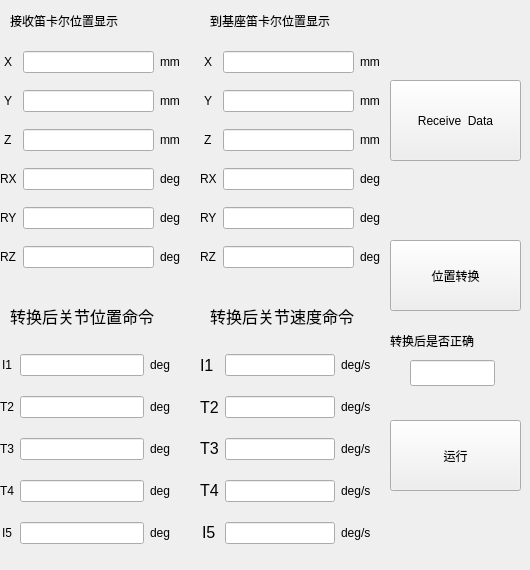
    <widget class="QWidget" name="tab_6">
     <attribute name="title">
      <string>接收数据</string>
     </attribute>
     <widget class="QWidget" name="gridLayoutWidget_11">
      <property name="geometry">
       <rect>
        <x>0</x>
        <y>40</y>
        <width>181</width>
        <height>241</height>
       </rect>
      </property>
      <layout class="QGridLayout" name="gridLayout_9">
       <item row="2" column="1">
        <widget class="QLineEdit" name="lineEdit_40">
         <property name="toolTip">
          <string>&lt;html&gt;&lt;head/&gt;&lt;body&gt;&lt;p&gt;-360~360度&lt;/p&gt;&lt;/body&gt;&lt;/html&gt;</string>
         </property>
         <property name="alignment">
          <set>Qt::AlignCenter</set>
         </property>
        </widget>
       </item>
       <item row="1" column="0" alignment="Qt::AlignHCenter|Qt::AlignVCenter">
        <widget class="QLabel" name="label_87">
         <property name="text">
          <string>Y</string>
         </property>
        </widget>
       </item>
       <item row="2" column="0" alignment="Qt::AlignHCenter|Qt::AlignVCenter">
        <widget class="QLabel" name="label_88">
         <property name="text">
          <string>Z</string>
         </property>
        </widget>
       </item>
       <item row="0" column="0" alignment="Qt::AlignHCenter|Qt::AlignVCenter">
        <widget class="QLabel" name="label_89">
         <property name="text">
          <string>X</string>
         </property>
        </widget>
       </item>
       <item row="3" column="1">
        <widget class="QLineEdit" name="lineEdit_41">
         <property name="toolTip">
          <string>&lt;html&gt;&lt;head/&gt;&lt;body&gt;&lt;p&gt;-360~360度&lt;/p&gt;&lt;/body&gt;&lt;/html&gt;</string>
         </property>
         <property name="alignment">
          <set>Qt::AlignCenter</set>
         </property>
        </widget>
       </item>
       <item row="3" column="2" alignment="Qt::AlignHCenter|Qt::AlignVCenter">
        <widget class="QLabel" name="label_90">
         <property name="text">
          <string>deg</string>
         </property>
        </widget>
       </item>
       <item row="5" column="0" alignment="Qt::AlignHCenter|Qt::AlignVCenter">
        <widget class="QLabel" name="label_91">
         <property name="text">
          <string>RZ</string>
         </property>
        </widget>
       </item>
       <item row="0" column="1">
        <widget class="QLineEdit" name="lineEdit_38">
         <property name="toolTip">
          <string>&lt;html&gt;&lt;head/&gt;&lt;body&gt;&lt;p&gt;-360~360度&lt;/p&gt;&lt;/body&gt;&lt;/html&gt;</string>
         </property>
         <property name="alignment">
          <set>Qt::AlignCenter</set>
         </property>
        </widget>
       </item>
       <item row="2" column="2" alignment="Qt::AlignHCenter|Qt::AlignVCenter">
        <widget class="QLabel" name="label_92">
         <property name="text">
          <string>mm</string>
         </property>
        </widget>
       </item>
       <item row="5" column="2" alignment="Qt::AlignHCenter|Qt::AlignVCenter">
        <widget class="QLabel" name="label_93">
         <property name="text">
          <string>deg</string>
         </property>
        </widget>
       </item>
       <item row="4" column="2" alignment="Qt::AlignHCenter|Qt::AlignVCenter">
        <widget class="QLabel" name="label_94">
         <property name="text">
          <string>deg</string>
         </property>
        </widget>
       </item>
       <item row="5" column="1">
        <widget class="QLineEdit" name="lineEdit_43">
         <property name="toolTip">
          <string>&lt;html&gt;&lt;head/&gt;&lt;body&gt;&lt;p&gt;-360~360度&lt;/p&gt;&lt;/body&gt;&lt;/html&gt;</string>
         </property>
         <property name="alignment">
          <set>Qt::AlignCenter</set>
         </property>
        </widget>
       </item>
       <item row="1" column="2" alignment="Qt::AlignHCenter|Qt::AlignVCenter">
        <widget class="QLabel" name="label_95">
         <property name="text">
          <string>mm</string>
         </property>
        </widget>
       </item>
       <item row="0" column="2" alignment="Qt::AlignHCenter|Qt::AlignVCenter">
        <widget class="QLabel" name="label_96">
         <property name="text">
          <string>mm</string>
         </property>
        </widget>
       </item>
       <item row="4" column="1">
        <widget class="QLineEdit" name="lineEdit_42">
         <property name="toolTip">
          <string>&lt;html&gt;&lt;head/&gt;&lt;body&gt;&lt;p&gt;-360~360度&lt;/p&gt;&lt;/body&gt;&lt;/html&gt;</string>
         </property>
         <property name="alignment">
          <set>Qt::AlignCenter</set>
         </property>
        </widget>
       </item>
       <item row="3" column="0" alignment="Qt::AlignHCenter|Qt::AlignVCenter">
        <widget class="QLabel" name="label_97">
         <property name="text">
          <string>RX</string>
         </property>
        </widget>
       </item>
       <item row="4" column="0" alignment="Qt::AlignHCenter|Qt::AlignVCenter">
        <widget class="QLabel" name="label_98">
         <property name="text">
          <string>RY</string>
         </property>
        </widget>
       </item>
       <item row="1" column="1">
        <widget class="QLineEdit" name="lineEdit_39">
         <property name="toolTip">
          <string>&lt;html&gt;&lt;head/&gt;&lt;body&gt;&lt;p&gt;-360~360度&lt;/p&gt;&lt;/body&gt;&lt;/html&gt;</string>
         </property>
         <property name="alignment">
          <set>Qt::AlignCenter</set>
         </property>
        </widget>
       </item>
      </layout>
     </widget>
     <widget class="QLabel" name="label_3">
      <property name="geometry">
       <rect>
        <x>10</x>
        <y>10</y>
        <width>151</width>
        <height>21</height>
       </rect>
      </property>
      <property name="text">
       <string>接收笛卡尔位置显示</string>
      </property>
     </widget>
     <widget class="QWidget" name="gridLayoutWidget_13">
      <property name="geometry">
       <rect>
        <x>200</x>
        <y>40</y>
        <width>181</width>
        <height>241</height>
       </rect>
      </property>
      <layout class="QGridLayout" name="gridLayout_11">
       <item row="2" column="1">
        <widget class="QLineEdit" name="lineEdit_52">
         <property name="toolTip">
          <string>&lt;html&gt;&lt;head/&gt;&lt;body&gt;&lt;p&gt;-360~360度&lt;/p&gt;&lt;/body&gt;&lt;/html&gt;</string>
         </property>
         <property name="alignment">
          <set>Qt::AlignCenter</set>
         </property>
        </widget>
       </item>
       <item row="1" column="0" alignment="Qt::AlignHCenter|Qt::AlignVCenter">
        <widget class="QLabel" name="label_112">
         <property name="text">
          <string>Y</string>
         </property>
        </widget>
       </item>
       <item row="2" column="0" alignment="Qt::AlignHCenter|Qt::AlignVCenter">
        <widget class="QLabel" name="label_113">
         <property name="text">
          <string>Z</string>
         </property>
        </widget>
       </item>
       <item row="0" column="0" alignment="Qt::AlignHCenter|Qt::AlignVCenter">
        <widget class="QLabel" name="label_114">
         <property name="text">
          <string>X</string>
         </property>
        </widget>
       </item>
       <item row="3" column="1">
        <widget class="QLineEdit" name="lineEdit_53">
         <property name="toolTip">
          <string>&lt;html&gt;&lt;head/&gt;&lt;body&gt;&lt;p&gt;-360~360度&lt;/p&gt;&lt;/body&gt;&lt;/html&gt;</string>
         </property>
         <property name="alignment">
          <set>Qt::AlignCenter</set>
         </property>
        </widget>
       </item>
       <item row="3" column="2" alignment="Qt::AlignHCenter|Qt::AlignVCenter">
        <widget class="QLabel" name="label_115">
         <property name="text">
          <string>deg</string>
         </property>
        </widget>
       </item>
       <item row="5" column="0" alignment="Qt::AlignHCenter|Qt::AlignVCenter">
        <widget class="QLabel" name="label_116">
         <property name="text">
          <string>RZ</string>
         </property>
        </widget>
       </item>
       <item row="0" column="1">
        <widget class="QLineEdit" name="lineEdit_50">
         <property name="toolTip">
          <string>&lt;html&gt;&lt;head/&gt;&lt;body&gt;&lt;p&gt;-360~360度&lt;/p&gt;&lt;/body&gt;&lt;/html&gt;</string>
         </property>
         <property name="alignment">
          <set>Qt::AlignCenter</set>
         </property>
        </widget>
       </item>
       <item row="2" column="2" alignment="Qt::AlignHCenter|Qt::AlignVCenter">
        <widget class="QLabel" name="label_117">
         <property name="text">
          <string>mm</string>
         </property>
        </widget>
       </item>
       <item row="5" column="2" alignment="Qt::AlignHCenter|Qt::AlignVCenter">
        <widget class="QLabel" name="label_118">
         <property name="text">
          <string>deg</string>
         </property>
        </widget>
       </item>
       <item row="4" column="2" alignment="Qt::AlignHCenter|Qt::AlignVCenter">
        <widget class="QLabel" name="label_119">
         <property name="text">
          <string>deg</string>
         </property>
        </widget>
       </item>
       <item row="5" column="1">
        <widget class="QLineEdit" name="lineEdit_55">
         <property name="toolTip">
          <string>&lt;html&gt;&lt;head/&gt;&lt;body&gt;&lt;p&gt;-360~360度&lt;/p&gt;&lt;/body&gt;&lt;/html&gt;</string>
         </property>
         <property name="alignment">
          <set>Qt::AlignCenter</set>
         </property>
        </widget>
       </item>
       <item row="1" column="2" alignment="Qt::AlignHCenter|Qt::AlignVCenter">
        <widget class="QLabel" name="label_120">
         <property name="text">
          <string>mm</string>
         </property>
        </widget>
       </item>
       <item row="0" column="2" alignment="Qt::AlignHCenter|Qt::AlignVCenter">
        <widget class="QLabel" name="label_121">
         <property name="text">
          <string>mm</string>
         </property>
        </widget>
       </item>
       <item row="4" column="1">
        <widget class="QLineEdit" name="lineEdit_54">
         <property name="toolTip">
          <string>&lt;html&gt;&lt;head/&gt;&lt;body&gt;&lt;p&gt;-360~360度&lt;/p&gt;&lt;/body&gt;&lt;/html&gt;</string>
         </property>
         <property name="alignment">
          <set>Qt::AlignCenter</set>
         </property>
        </widget>
       </item>
       <item row="3" column="0" alignment="Qt::AlignHCenter|Qt::AlignVCenter">
        <widget class="QLabel" name="label_122">
         <property name="text">
          <string>RX</string>
         </property>
        </widget>
       </item>
       <item row="4" column="0" alignment="Qt::AlignHCenter|Qt::AlignVCenter">
        <widget class="QLabel" name="label_123">
         <property name="text">
          <string>RY</string>
         </property>
        </widget>
       </item>
       <item row="1" column="1">
        <widget class="QLineEdit" name="lineEdit_51">
         <property name="toolTip">
          <string>&lt;html&gt;&lt;head/&gt;&lt;body&gt;&lt;p&gt;-360~360度&lt;/p&gt;&lt;/body&gt;&lt;/html&gt;</string>
         </property>
         <property name="alignment">
          <set>Qt::AlignCenter</set>
         </property>
        </widget>
       </item>
      </layout>
     </widget>
     <widget class="QLabel" name="label_5">
      <property name="geometry">
       <rect>
        <x>210</x>
        <y>10</y>
        <width>161</width>
        <height>21</height>
       </rect>
      </property>
      <property name="text">
       <string>到基座笛卡尔位置显示</string>
      </property>
     </widget>
     <widget class="QPushButton" name="pushButton_19">
      <property name="geometry">
       <rect>
        <x>390</x>
        <y>240</y>
        <width>131</width>
        <height>71</height>
       </rect>
      </property>
      <property name="text">
       <string>位置转换</string>
      </property>
     </widget>
     <widget class="QPushButton" name="pushButton_20">
      <property name="geometry">
       <rect>
        <x>390</x>
        <y>420</y>
        <width>131</width>
        <height>71</height>
       </rect>
      </property>
      <property name="text">
       <string>运行</string>
      </property>
     </widget>
     <widget class="QLineEdit" name="lineEdit_72">
      <property name="geometry">
       <rect>
        <x>410</x>
        <y>360</y>
        <width>85</width>
        <height>26</height>
       </rect>
      </property>
      <property name="toolTip">
       <string>&lt;html&gt;&lt;head/&gt;&lt;body&gt;&lt;p&gt;-360~360度&lt;/p&gt;&lt;/body&gt;&lt;/html&gt;</string>
      </property>
      <property name="alignment">
       <set>Qt::AlignCenter</set>
      </property>
     </widget>
     <widget class="QLabel" name="label_7">
      <property name="geometry">
       <rect>
        <x>390</x>
        <y>330</y>
        <width>121</width>
        <height>21</height>
       </rect>
      </property>
      <property name="text">
       <string>转换后是否正确</string>
      </property>
     </widget>
     <widget class="QPushButton" name="pushButton_21">
      <property name="geometry">
       <rect>
        <x>390</x>
        <y>80</y>
        <width>131</width>
        <height>81</height>
       </rect>
      </property>
      <property name="text">
       <string>Receive  Data</string>
      </property>
     </widget>
     <widget class="QWidget" name="gridLayoutWidget_12">
      <property name="geometry">
       <rect>
        <x>0</x>
        <y>340</y>
        <width>171</width>
        <height>221</height>
       </rect>
      </property>
      <layout class="QGridLayout" name="gridLayout_14">
       <item row="0" column="0" alignment="Qt::AlignHCenter|Qt::AlignVCenter">
        <widget class="QLabel" name="label_128">
         <property name="text">
          <string>I1</string>
         </property>
        </widget>
       </item>
       <item row="1" column="0" alignment="Qt::AlignHCenter|Qt::AlignVCenter">
        <widget class="QLabel" name="label_130">
         <property name="text">
          <string>T2</string>
         </property>
        </widget>
       </item>
       <item row="2" column="0" alignment="Qt::AlignHCenter|Qt::AlignVCenter">
        <widget class="QLabel" name="label_140">
         <property name="text">
          <string>T3</string>
         </property>
        </widget>
       </item>
       <item row="4" column="2" alignment="Qt::AlignHCenter|Qt::AlignVCenter">
        <widget class="QLabel" name="label_142">
         <property name="text">
          <string>deg</string>
         </property>
        </widget>
       </item>
       <item row="2" column="2" alignment="Qt::AlignHCenter|Qt::AlignVCenter">
        <widget class="QLabel" name="label_149">
         <property name="text">
          <string>deg</string>
         </property>
        </widget>
       </item>
       <item row="5" column="2" alignment="Qt::AlignHCenter|Qt::AlignVCenter">
        <widget class="QLabel" name="label_150">
         <property name="text">
          <string>deg</string>
         </property>
        </widget>
       </item>
       <item row="1" column="2" alignment="Qt::AlignHCenter|Qt::AlignVCenter">
        <widget class="QLabel" name="label_151">
         <property name="text">
          <string>deg</string>
         </property>
        </widget>
       </item>
       <item row="5" column="0" alignment="Qt::AlignHCenter|Qt::AlignVCenter">
        <widget class="QLabel" name="label_152">
         <property name="text">
          <string>I5</string>
         </property>
        </widget>
       </item>
       <item row="0" column="2" alignment="Qt::AlignHCenter|Qt::AlignVCenter">
        <widget class="QLabel" name="label_153">
         <property name="text">
          <string>deg</string>
         </property>
        </widget>
       </item>
       <item row="4" column="0" alignment="Qt::AlignHCenter|Qt::AlignVCenter">
        <widget class="QLabel" name="label_154">
         <property name="text">
          <string>T4</string>
         </property>
        </widget>
       </item>
       <item row="5" column="1">
        <widget class="QLineEdit" name="lineEdit_70">
         <property name="toolTip">
          <string>&lt;html&gt;&lt;head/&gt;&lt;body&gt;&lt;p&gt;-360~360度&lt;/p&gt;&lt;/body&gt;&lt;/html&gt;</string>
         </property>
         <property name="alignment">
          <set>Qt::AlignCenter</set>
         </property>
         <property name="readOnly">
          <bool>true</bool>
         </property>
        </widget>
       </item>
       <item row="0" column="1">
        <widget class="QLineEdit" name="lineEdit_59">
         <property name="toolTip">
          <string>&lt;html&gt;&lt;head/&gt;&lt;body&gt;&lt;p&gt;-360~360度&lt;/p&gt;&lt;/body&gt;&lt;/html&gt;</string>
         </property>
         <property name="alignment">
          <set>Qt::AlignCenter</set>
         </property>
         <property name="readOnly">
          <bool>true</bool>
         </property>
        </widget>
       </item>
       <item row="4" column="1">
        <widget class="QLineEdit" name="lineEdit_69">
         <property name="toolTip">
          <string>&lt;html&gt;&lt;head/&gt;&lt;body&gt;&lt;p&gt;-360~360度&lt;/p&gt;&lt;/body&gt;&lt;/html&gt;</string>
         </property>
         <property name="alignment">
          <set>Qt::AlignCenter</set>
         </property>
         <property name="readOnly">
          <bool>true</bool>
         </property>
        </widget>
       </item>
       <item row="1" column="1">
        <widget class="QLineEdit" name="lineEdit_65">
         <property name="toolTip">
          <string>&lt;html&gt;&lt;head/&gt;&lt;body&gt;&lt;p&gt;-360~360度&lt;/p&gt;&lt;/body&gt;&lt;/html&gt;</string>
         </property>
         <property name="alignment">
          <set>Qt::AlignCenter</set>
         </property>
         <property name="readOnly">
          <bool>true</bool>
         </property>
        </widget>
       </item>
       <item row="2" column="1">
        <widget class="QLineEdit" name="lineEdit_68">
         <property name="toolTip">
          <string>&lt;html&gt;&lt;head/&gt;&lt;body&gt;&lt;p&gt;-360~360度&lt;/p&gt;&lt;/body&gt;&lt;/html&gt;</string>
         </property>
         <property name="alignment">
          <set>Qt::AlignCenter</set>
         </property>
         <property name="readOnly">
          <bool>true</bool>
         </property>
        </widget>
       </item>
      </layout>
     </widget>
     <widget class="QLabel" name="label_155">
      <property name="geometry">
       <rect>
        <x>10</x>
        <y>300</y>
        <width>151</width>
        <height>31</height>
       </rect>
      </property>
      <property name="font">
       <font>
        <pointsize>12</pointsize>
       </font>
      </property>
      <property name="text">
       <string>转换后关节位置命令</string>
      </property>
     </widget>
     <widget class="QWidget" name="gridLayoutWidget_14">
      <property name="geometry">
       <rect>
        <x>200</x>
        <y>340</y>
        <width>171</width>
        <height>221</height>
       </rect>
      </property>
      <layout class="QGridLayout" name="gridLayout_15">
       <item row="2" column="0" alignment="Qt::AlignHCenter|Qt::AlignVCenter">
        <widget class="QLabel" name="label_156">
         <property name="font">
          <font>
           <pointsize>12</pointsize>
          </font>
         </property>
         <property name="text">
          <string>T3</string>
         </property>
        </widget>
       </item>
       <item row="3" column="2" alignment="Qt::AlignHCenter|Qt::AlignVCenter">
        <widget class="QLabel" name="label_157">
         <property name="text">
          <string>deg/s</string>
         </property>
        </widget>
       </item>
       <item row="2" column="2" alignment="Qt::AlignHCenter|Qt::AlignVCenter">
        <widget class="QLabel" name="label_158">
         <property name="text">
          <string>deg/s</string>
         </property>
        </widget>
       </item>
       <item row="4" column="2" alignment="Qt::AlignHCenter|Qt::AlignVCenter">
        <widget class="QLabel" name="label_159">
         <property name="text">
          <string>deg/s</string>
         </property>
        </widget>
       </item>
       <item row="1" column="2" alignment="Qt::AlignHCenter|Qt::AlignVCenter">
        <widget class="QLabel" name="label_160">
         <property name="text">
          <string>deg/s</string>
         </property>
        </widget>
       </item>
       <item row="3" column="0" alignment="Qt::AlignHCenter|Qt::AlignVCenter">
        <widget class="QLabel" name="label_161">
         <property name="font">
          <font>
           <pointsize>12</pointsize>
          </font>
         </property>
         <property name="text">
          <string>T4</string>
         </property>
        </widget>
       </item>
       <item row="0" column="2" alignment="Qt::AlignHCenter|Qt::AlignVCenter">
        <widget class="QLabel" name="label_162">
         <property name="text">
          <string>deg/s</string>
         </property>
        </widget>
       </item>
       <item row="4" column="0" alignment="Qt::AlignHCenter|Qt::AlignVCenter">
        <widget class="QLabel" name="label_163">
         <property name="font">
          <font>
           <pointsize>12</pointsize>
          </font>
         </property>
         <property name="text">
          <string>I5</string>
         </property>
        </widget>
       </item>
       <item row="1" column="0">
        <widget class="QLabel" name="label_164">
         <property name="font">
          <font>
           <pointsize>12</pointsize>
          </font>
         </property>
         <property name="text">
          <string>T2</string>
         </property>
        </widget>
       </item>
       <item row="0" column="0">
        <widget class="QLabel" name="label_165">
         <property name="font">
          <font>
           <pointsize>12</pointsize>
          </font>
         </property>
         <property name="text">
          <string>I1</string>
         </property>
        </widget>
       </item>
       <item row="0" column="1">
        <widget class="QLineEdit" name="lineEdit_71">
         <property name="toolTip">
          <string>&lt;html&gt;&lt;head/&gt;&lt;body&gt;&lt;p&gt;-360~360度&lt;/p&gt;&lt;/body&gt;&lt;/html&gt;</string>
         </property>
         <property name="alignment">
          <set>Qt::AlignCenter</set>
         </property>
         <property name="readOnly">
          <bool>true</bool>
         </property>
        </widget>
       </item>
       <item row="2" column="1">
        <widget class="QLineEdit" name="lineEdit_74">
         <property name="toolTip">
          <string>&lt;html&gt;&lt;head/&gt;&lt;body&gt;&lt;p&gt;-360~360度&lt;/p&gt;&lt;/body&gt;&lt;/html&gt;</string>
         </property>
         <property name="alignment">
          <set>Qt::AlignCenter</set>
         </property>
         <property name="readOnly">
          <bool>true</bool>
         </property>
        </widget>
       </item>
       <item row="3" column="1">
        <widget class="QLineEdit" name="lineEdit_75">
         <property name="toolTip">
          <string>&lt;html&gt;&lt;head/&gt;&lt;body&gt;&lt;p&gt;-360~360度&lt;/p&gt;&lt;/body&gt;&lt;/html&gt;</string>
         </property>
         <property name="alignment">
          <set>Qt::AlignCenter</set>
         </property>
         <property name="readOnly">
          <bool>true</bool>
         </property>
        </widget>
       </item>
       <item row="1" column="1">
        <widget class="QLineEdit" name="lineEdit_73">
         <property name="toolTip">
          <string>&lt;html&gt;&lt;head/&gt;&lt;body&gt;&lt;p&gt;-360~360度&lt;/p&gt;&lt;/body&gt;&lt;/html&gt;</string>
         </property>
         <property name="alignment">
          <set>Qt::AlignCenter</set>
         </property>
         <property name="readOnly">
          <bool>true</bool>
         </property>
        </widget>
       </item>
       <item row="4" column="1">
        <widget class="QLineEdit" name="lineEdit_76">
         <property name="toolTip">
          <string>&lt;html&gt;&lt;head/&gt;&lt;body&gt;&lt;p&gt;-360~360度&lt;/p&gt;&lt;/body&gt;&lt;/html&gt;</string>
         </property>
         <property name="alignment">
          <set>Qt::AlignCenter</set>
         </property>
         <property name="readOnly">
          <bool>true</bool>
         </property>
        </widget>
       </item>
      </layout>
     </widget>
     <widget class="QLabel" name="label_100">
      <property name="geometry">
       <rect>
        <x>210</x>
        <y>300</y>
        <width>151</width>
        <height>31</height>
       </rect>
      </property>
      <property name="font">
       <font>
        <pointsize>12</pointsize>
       </font>
      </property>
      <property name="text">
       <string>转换后关节速度命令</string>
      </property>
     </widget>
    </widget>
